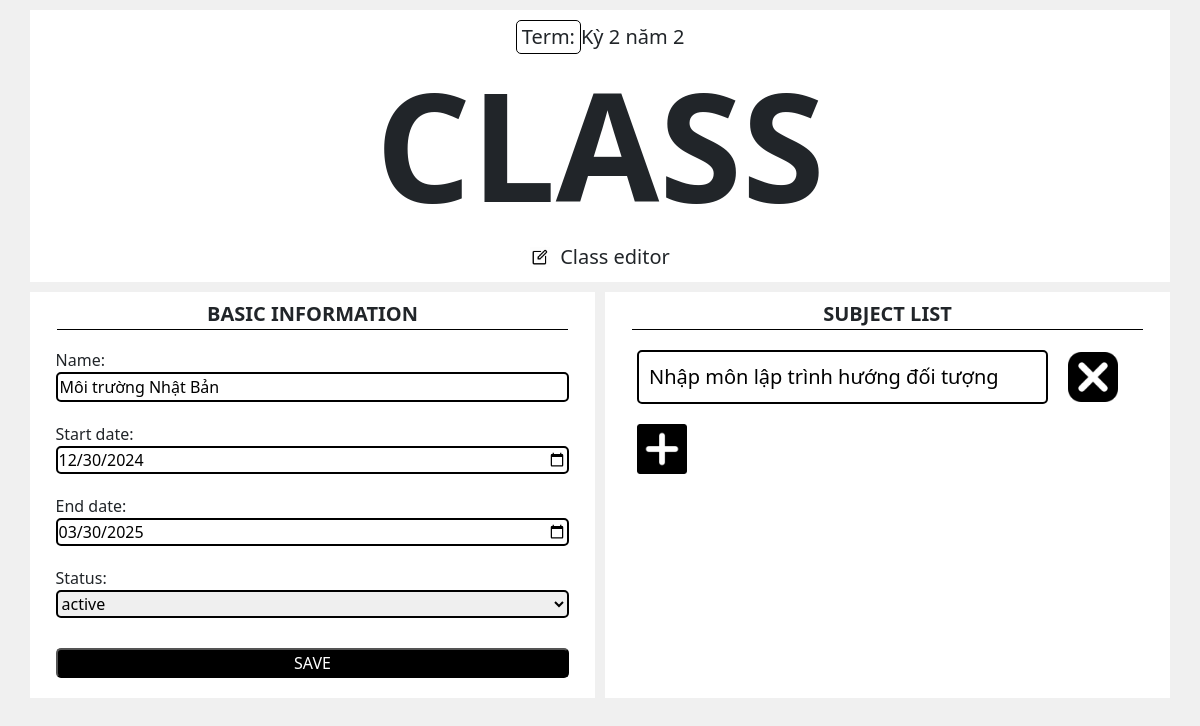
/edit/class/id=19/, run on the app's committed database.
### main_site/models.py (models this page shows, shortened)
class Class(models.Model):
    STATUS_CHOICES = (
        ('active','active'),
        ('upcoming','upcoming'),
        ('completed','completed'),
    )
    name = models.CharField(max_length=50, verbose_name='Tên lớp')
    startDate = models.DateField(verbose_name='Thời gian mở lớp', null=True)
    endDate = models.DateField(verbose_name='Thời gian đóng lớp', null=True)
    status = models.CharField(max_length=10, choices=STATUS_CHOICES, default='upcoming')
    maxOfDay = models.IntegerField(verbose_name='Số lượng ngày học tối đa trong kỳ', default=50)
    maxOfSessionsInDay = models.IntegerField(verbose_name="Số lượng buổi học tối đa trong ngày", default=2)
    term = models.ForeignKey(Term, on_delete=models.CASCADE, verbose_name='Thông tin kỳ học')
    def getDifferentStatus(self):
        statuses = ['active', 'upcoming', 'completed']
        statuses.remove(self.status)
        return statuses

class Term(models.Model):
    name = models.CharField(max_length=50, verbose_name='Tên kỳ học')
    startDate = models.DateField(verbose_name='Ngày bắt đầu')
    endDate = models.DateField(verbose_name='Ngày kết thúc', null=True, blank=True)
    totalOfMonths = models.IntegerField(verbose_name='Tổng số tháng dự kiến cho học kỳ')
    user = models.ForeignKey(User,on_delete=models.CASCADE,verbose_name='Thông tin người dùng')

class Subject(models.Model):
    name = models.CharField(max_length=50, verbose_name='Tên môn học')
    class_object = models.ForeignKey(Class, on_delete=models.CASCADE, verbose_name='Lớp chứa môn học')

### main_site/views.py (the view, shortened to what this page needs)
# urls.py: path('edit/class/id=<int:classId>/', views.getEditClass, name="editClass"),
def getEditClass(request, classId):
    classObj = Class.objects.filter(id=classId).first()
    subjects = Subject.objects.filter(class_object = classObj)
    context = {
        'class':classObj,
        'subjects': subjects,
    }
    return render(request, 'edit/class.html', context)

### main_site/templates/edit/class.html (shortened to what this page needs)
{% extends "base/base.html" %}
{% load static %}
{% block style %}
<link href="https://cdn.jsdelivr.net/npm/bootstrap@5.3.3/dist/css/bootstrap.min.css" rel="stylesheet">
<link rel="stylesheet" href="{% static "css/editModel.css" %}" type="text/css">
{% endblock style %}
{% block content %}
<div id="MainContainer">
    <div id="Header">
        <div class="MiniTitle" >
            <p class="Note MiniTitle-Text">Term:</p>
            <p class="MiniTitle-Text"> {{class.term.name}} </p>
        </div>
        <h1 class="Title">class</h1>
        <div class="MiniTitle" >
            <img src="{% static "images/Edit2.jpg" %}" alt="" class="MiniTitle-Icon"/>
            <p class="MiniTitle-Text">Class editor</p>
        </div>
    </div>
    <div id="InformationContainer" class="row">
        <div id="LeftContainer" class="col">
            <div class="TitleContainer"><h2 class="Title">basic information</h2></div>
            <form method="POST">
                <label for="name">
                    Name:
                    <input id="name" type="text" name="name" value="{{class.name}}" required />
                </label>
                <label for="startDate">
                    Start date:
                    <input id="startDate" type="date" name="startDate" value="{{class.startDate | date:"Y-m-d"}}" required />
                </label>
                <label for="endDate">
                    End date:
                    <input id="endDate" type="date" name="endDate" value="{{class.endDate | date:"Y-m-d"}}" required />
                </label>
                <label for="status">
                    Status:
                    <select id="status" name="status">
                        <option value="{{class.status}}"> {{class.status}} </option>
                    </select>
                </label>
                <button type="submit">SAVE</button>
            </form>
        </div>
        <div id="RightContainer" class="col" >
            <div class="TitleContainer"><h2 class="Title">subject list</h2></div>
            {% for subject in subjects %}
            <div id="subject{{subject.id}}" class="ChildItemContainer">
                <a class="ChildItem" href="{% url "manageSubject" subjectId=subject.id %}">{{subject.name}}</a>
                <img src="{% static "images/Delete6.png" %}" alt="Delete icon" class="ButtonIcon Delete" onclick="delSubject({{subject.id}})">
            </div>
            {% endfor %}
            <img src="{% static "images/Add4.png" %}" alt="Add class icon" class="ButtonIcon" onclick="createNewSubject({{class.id}})">
        </div>
    </div>
</div>
{% endblock content %}

### static/css/base.css (style rules this page uses)
a { text-decoration: none !important; }

### static/css/editModel.css (style rules this page uses)
body { background-color: #f0f0f0; overflow-x: hidden; width: 100vw; }
#InformationContainer { width: 95%; margin: 10px auto; padding: 0; background-color: #f0f0f0; }
#LeftContainer { width: 100%; background-color: #ffffff; margin-right: 5px; }
div.TitleContainer { padding-left: 15px; padding-right: 15px; }
h2.Title { font-size: 20px; font-weight: bold; text-align: center; text-transform: uppercase; padding: 10px 0 3px; border-bottom: 1px solid black; }
#RightContainer { width: 100%; background-color: #ffffff; margin-left: 5px; }
#Header { background-color: #ffffff; width: 95%; margin: 10px auto; padding: 10px 0; }
h1.Title { font-size: 150px; text-align: center; font-weight: bold; text-transform: uppercase; }
.MiniTitle { display: flex; align-items: center; justify-content: center; }
.MiniTitle-Icon { width: 20px; height: 20px; margin-right: 10px; }
.MiniTitle-Text { font-size: 20px; display: inline; margin: 0; }
p.Note { padding: 1px 5px; border: 1px solid black; border-radius: 5px; }
form { margin: 0 auto; display: flex; flex-direction: column; align-items: center; justify-content: center; }
label { width: 95%; margin: 10px auto; }
input, select, textarea { width: 100%; border: 2px solid black; border-radius: 5px; }
button { width: 95%; background-color: black; border-radius: 5px; color: #ffffff; margin: 20px; }
.ButtonIcon { width: 50px; height: 50px; margin: 0 20px; }
.ButtonIcon.Delete { display: inline; }
.ChildItemContainer { display: flex; align-items: center; justify-content: flex-start; margin: 20px; }
a.ChildItem { display: inline-block; width: 85%; border: 2px solid black; border-radius: 5px; padding: 10px; color: black; text-decoration: none; font-size: 20px; }

### data on the page
Class: term.name "Kỳ 2 năm 2", name "Môi trường Nhật Bản", startDate "12/30/2024", endDate "03/30/2025", status "active"
Subject: name "Nhập môn lập trình hướng đối tượng"
